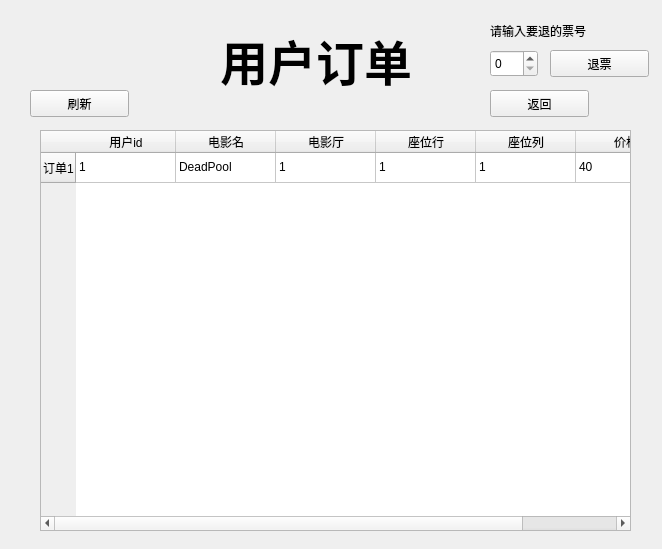
<?xml version="1.0" encoding="UTF-8"?>
<ui version="4.0">
 <class>Form</class>
 <widget class="QWidget" name="Form">
  <property name="geometry">
   <rect>
    <x>0</x>
    <y>0</y>
    <width>662</width>
    <height>549</height>
   </rect>
  </property>
  <property name="windowTitle">
   <string>Form</string>
  </property>
  <widget class="QTableWidget" name="tableWidget">
   <property name="geometry">
    <rect>
     <x>40</x>
     <y>130</y>
     <width>591</width>
     <height>401</height>
    </rect>
   </property>
   <row>
    <property name="text">
     <string>订单1</string>
    </property>
   </row>
   <column>
    <property name="text">
     <string>用户id</string>
    </property>
   </column>
   <column>
    <property name="text">
     <string>电影名</string>
    </property>
   </column>
   <column>
    <property name="text">
     <string>电影厅</string>
    </property>
   </column>
   <column>
    <property name="text">
     <string>座位行</string>
    </property>
   </column>
   <column>
    <property name="text">
     <string>座位列</string>
    </property>
   </column>
   <column>
    <property name="text">
     <string>价格</string>
    </property>
   </column>
   <item row="0" column="0">
    <property name="text">
     <string>1</string>
    </property>
   </item>
   <item row="0" column="1">
    <property name="text">
     <string>DeadPool</string>
    </property>
   </item>
   <item row="0" column="2">
    <property name="text">
     <string>1</string>
    </property>
   </item>
   <item row="0" column="3">
    <property name="text">
     <string>1</string>
    </property>
   </item>
   <item row="0" column="4">
    <property name="text">
     <string>1</string>
    </property>
   </item>
   <item row="0" column="5">
    <property name="text">
     <string>40</string>
    </property>
   </item>
  </widget>
  <widget class="QLabel" name="orderTitle">
   <property name="geometry">
    <rect>
     <x>220</x>
     <y>20</y>
     <width>271</width>
     <height>81</height>
    </rect>
   </property>
   <property name="text">
    <string>&lt;html&gt;&lt;head/&gt;&lt;body&gt;&lt;p&gt;&lt;span style=&quot; font-size:36pt; font-weight:600;&quot;&gt;用户订单&lt;/span&gt;&lt;/p&gt;&lt;/body&gt;&lt;/html&gt;</string>
   </property>
  </widget>
  <widget class="QPushButton" name="back">
   <property name="geometry">
    <rect>
     <x>490</x>
     <y>90</y>
     <width>99</width>
     <height>27</height>
    </rect>
   </property>
   <property name="text">
    <string>返回</string>
   </property>
  </widget>
  <widget class="QPushButton" name="delButt">
   <property name="geometry">
    <rect>
     <x>550</x>
     <y>50</y>
     <width>99</width>
     <height>27</height>
    </rect>
   </property>
   <property name="text">
    <string>退票</string>
   </property>
  </widget>
  <widget class="QSpinBox" name="delSpin">
   <property name="geometry">
    <rect>
     <x>490</x>
     <y>50</y>
     <width>48</width>
     <height>27</height>
    </rect>
   </property>
  </widget>
  <widget class="QLabel" name="delLabel">
   <property name="geometry">
    <rect>
     <x>490</x>
     <y>10</y>
     <width>161</width>
     <height>41</height>
    </rect>
   </property>
   <property name="text">
    <string>请输入要退的票号</string>
   </property>
  </widget>
  <widget class="QPushButton" name="fleshButt">
   <property name="geometry">
    <rect>
     <x>30</x>
     <y>90</y>
     <width>99</width>
     <height>27</height>
    </rect>
   </property>
   <property name="text">
    <string>刷新</string>
   </property>
  </widget>
 </widget>
 <resources/>
 <connections/>
</ui>
